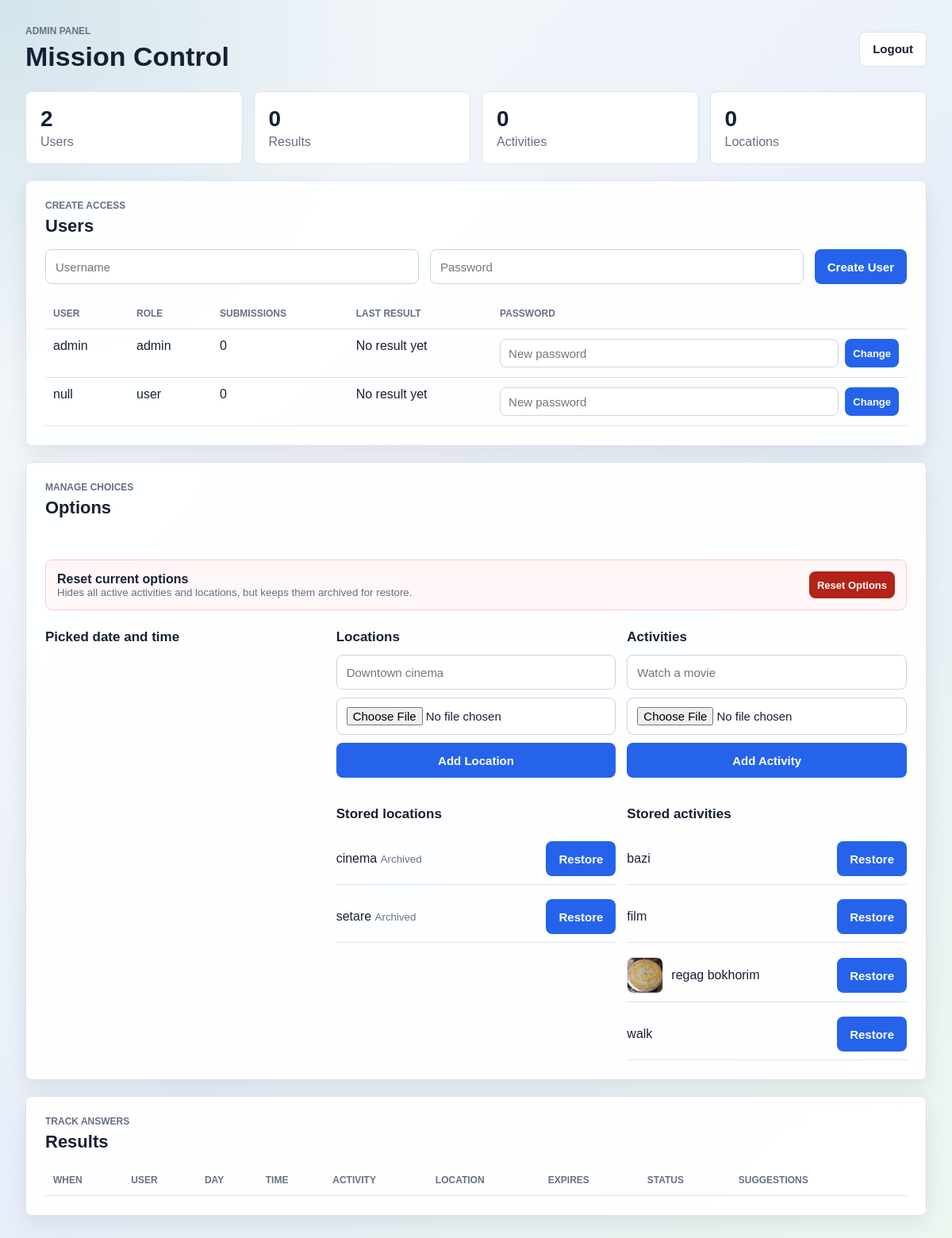
The page /admin (signed in) on the database its author committed.
### tables this page shows
CREATE TABLE users(
        id INTEGER PRIMARY KEY AUTOINCREMENT,
        username TEXT UNIQUE,
        password TEXT,
        role TEXT
    );

CREATE TABLE locations(
        id INTEGER PRIMARY KEY AUTOINCREMENT,
        title TEXT NOT NULL,
        active INTEGER DEFAULT 1
    , image_path TEXT);

CREATE TABLE activities(
        id INTEGER PRIMARY KEY AUTOINCREMENT,
        title TEXT NOT NULL,
        location_id INTEGER,
        active INTEGER DEFAULT 1, image_path TEXT,
        FOREIGN KEY(location_id) REFERENCES locations(id)
    );

### main.py (the view)
@app.get("/admin")
async def admin(request: Request):
    if request.session.get("role") != "admin":
        return RedirectResponse(
            url="/",
            status_code=302
        )
    cleanup_expired_submissions()
    conn = get_connection()
    cur = conn.cursor()
    users = cur.execute(
        """
        SELECT
            users.*,
            COUNT(submissions.id) AS submission_count,
            MAX(submissions.created_at) AS last_submission_at
        FROM users
        LEFT JOIN submissions
            ON submissions.username = users.username
        GROUP BY users.id
        ORDER BY users.role, users.username
        """
    ).fetchall()
    submissions = cur.execute(
        """
        SELECT
            submissions.*,
            dates.title AS selected_date,
            activities.title AS selected_activity,
            locations.title AS selected_location
        FROM submissions
        LEFT JOIN dates
            ON dates.id = submissions.date_id
        LEFT JOIN activities
            ON activities.id = submissions.activity_id
        LEFT JOIN locations
            ON locations.id = submissions.location_id
        ORDER BY submissions.id DESC
        """
    ).fetchall()
    date_time_choices = cur.execute(
        """
        SELECT
            COALESCE(
                NULLIF(TRIM(
                    COALESCE(submissions.day_choice, '') || ' ' || COALESCE(submissions.time_choice, '')
                ), ''),
                submissions.date_choice,
                submissions.custom_date
            ) AS title,
            COUNT(submissions.id) AS pick_count
        FROM submissions
        WHERE COALESCE(
            NULLIF(TRIM(
                COALESCE(submissions.day_choice, '') || ' ' || COALESCE(submissions.time_choice, '')
            ), ''),
            submissions.date_choice,
            submissions.custom_date,
            ''
        ) != ''
        GROUP BY COALESCE(
            NULLIF(TRIM(
                COALESCE(submissions.day_choice, '') || ' ' || COALESCE(submissions.time_choice, '')
            ), ''),
            submissions.date_choice,
            submissions.custom_date
        )
        ORDER BY pick_count DESC, title
        """
    ).fetchall()
    locations = cur.execute(
        """
        SELECT
            locations.*,
            COUNT(submissions.id) AS pick_count
        FROM locations
        LEFT JOIN submissions
            ON submissions.location_id = locations.id
        WHERE locations.active = 1
        GROUP BY locations.id
        ORDER BY locations.title
        """
    ).fetchall()
    archived_locations = cur.execute(
        """
        SELECT *
        FROM locations
        WHERE active = 0
        ORDER BY title
        """
    ).fetchall()
    activities = cur.execute(
        """
        SELECT
            activities.*,
            COUNT(submissions.id) AS pick_count
        FROM activities
        LEFT JOIN submissions
            ON submissions.activity_id = activities.id
        WHERE activities.active = 1
        GROUP BY activities.id
        ORDER BY activities.title
        """
    ).fetchall()
    archived_activities = cur.execute(
        """
        SELECT *
        FROM activities
        WHERE active = 0
        ORDER BY title
        """
    ).fetchall()
    stats = {
        "users": len(users),
        "submissions": len(submissions),
        "activities": len(activities),
        "locations": len(locations)
    }
    conn.close()
    return templates.TemplateResponse(
        request=request,
        name="admin.html",
        context={
            "title": SITE_TITLE,
            "users": users,
            "submissions": submissions,
            "date_time_choices": date_time_choices,
            "activities": activities,
            "locations": locations,
            "archived_activities": archived_activities,
            "archived_locations": archived_locations,
            "stats": stats
        }
    )

### templates/admin.html (shortened to what this page needs)
<!DOCTYPE html>
<html>
<head>
    <link rel="stylesheet" href="/static/css/style.css">
</head>
<body class="app-body">
<main class="shell wide">
    <header class="topbar">
        <div>
            <p class="eyebrow">Admin panel</p>
            <h1>Mission Control</h1>
        </div>
        <a class="button secondary" href="/logout">Logout</a>
    </header>
    <section class="stats-grid">
        <div class="stat">
            <span>{{ stats.users }}</span>
            <p>Users</p>
        </div>
        <div class="stat">
            <span>{{ stats.submissions }}</span>
            <p>Results</p>
        </div>
        <div class="stat">
            <span>{{ stats.activities }}</span>
            <p>Activities</p>
        </div>
        <div class="stat">
            <span>{{ stats.locations }}</span>
            <p>Locations</p>
        </div>
    </section>
    <section class="panel">
        <div class="section-heading">
            <p class="eyebrow">Create access</p>
            <h2>Users</h2>
        </div>
        <form class="inline-form" action="/admin/create-user" method="POST">
            <input name="username" placeholder="Username">
            <input name="password" type="password" placeholder="Password">
            <button>Create User</button>
        </form>
        <div class="table-wrap">
            <table>
                <thead>
                    <tr>
                        <th>User</th>
                        <th>Role</th>
                        <th>Submissions</th>
                        <th>Last result</th>
                        <th>Password</th>
                    </tr>
                </thead>
                <tbody>
                    {% for user in users %}
                    <tr>
                        <td>{{ user.username }}</td>
                        <td>{{ user.role }}</td>
                        <td>{{ user.submission_count }}</td>
                        <td>{{ user.last_submission_at or "No result yet" }}</td>
                        <td>
                            <form class="password-form" action="/admin/change-password" method="POST">
                                <input name="password" type="password" placeholder="New password">
                                <button>Change</button>
                            </form>
                        </td>
                    </tr>
                    {% endfor %}
                </tbody>
            </table>
        </div>
    </section>
    <section class="panel stack">
        <div class="section-heading">
            <p class="eyebrow">Manage choices</p>
            <h2>Options</h2>
        </div>
        <form class="reset-form" action="/admin/reset-options" method="POST">
            <div>
                <strong>Reset current options</strong>
                <small>Hides all active activities and locations, but keeps them archived for restore.</small>
            </div>
            <button class="danger-button">Reset Options</button>
        </form>
        <div class="admin-grid">
            <div>
                <h3>Picked date and time</h3>
            </div>
            <div>
                <h3>Locations</h3>
                <form class="stacked-form" action="/admin/create-location" method="POST" enctype="multipart/form-data">
                    <input name="title" placeholder="Downtown cinema">
                    <input name="image" type="file" accept="image/*">
                    <button>Add Location</button>
                </form>
                <h3 class="subheading">Stored locations</h3>
                <ul class="list">
                    {% for item in archived_locations %}
                    <li>
                        <div class="option-admin-row">
                            <div>
                                <span>{{ item.title }}</span>
                                <small>Archived</small>
                            </div>
                        </div>
                        <form action="/admin/restore-option" method="POST">
                            <button>Restore</button>
                        </form>
                    </li>
                    {% endfor %}
                </ul>
            </div>
            <div>
                <h3>Activities</h3>
                <form class="stacked-form" action="/admin/create-activity" method="POST" enctype="multipart/form-data">
                    <input name="title" placeholder="Watch a movie">
                    <input name="image" type="file" accept="image/*">
                    <button>Add Activity</button>
                </form>
                <h3 class="subheading">Stored activities</h3>
                <ul class="list">
                    {% for item in archived_activities %}
                    <li>
                        <div class="option-admin-row">
                            {% if item.image_path %}
                            <img class="thumb" src="{{ item.image_path }}" alt="">
                            {% endif %}
                            <span>{{ item.title }}</span>
                        </div>
                        <form action="/admin/restore-option" method="POST">
                            <button>Restore</button>
                        </form>
                    </li>
                    {% endfor %}
                </ul>
            </div>
        </div>
    </section>
    <section class="panel">
        <div class="section-heading">
            <p class="eyebrow">Track answers</p>
            <h2>Results</h2>
        </div>
        <div class="table-wrap">
            <table>
                <thead>
                    <tr>
                        <th>When</th>
                        <th>User</th>
                        <th>Day</th>
                        <th>Time</th>
                        <th>Activity</th>
                        <th>Location</th>
                        <th>Expires</th>
                        <th>Status</th>
                        <th>Suggestions</th>
                        <th></th>
                    </tr>
                </thead>
            </table>
        </div>
    </section>
</main>
</body>
</html>

### static/css/style.css (style rules this page uses)
:root { --bg:#111827; --panel:#ffffff; --panel-soft:#f8fafc; --text:#172033; --muted:#667085; --line:#d9e2ec; --brand:#2563eb; --brand-dark:#1d4ed8; --accent:#0f766e; --danger:#b42318; }
* { box-sizing:border-box; }
body { margin:0; min-height:100vh; font-family:Arial, Helvetica, sans-serif; color:var(--text); background: radial-gradient(circle at top left, rgba(14, 116, 144, .16), transparent 32rem), linear-gradient(135deg, #f8fafc, #e7eef8 58%, #eef6f0); }
.app-body { display:block; padding:32px; }
.shell { width:min(920px, 100%); margin:0 auto; }
.shell.wide { width:min(1180px, 100%); }
.topbar { display:flex; justify-content:space-between; align-items:center; gap:20px; margin-bottom:24px; }
h1, h2, h3, p { margin-top:0; }
h1 { margin-bottom:0; font-size:34px; letter-spacing:0; }
h2 { margin-bottom:12px; font-size:22px; letter-spacing:0; }
h3 { margin-bottom:12px; font-size:17px; letter-spacing:0; }
.subtitle, .eyebrow, small { color:var(--muted); }
.eyebrow { margin-bottom:6px; text-transform:uppercase; font-size:12px; font-weight:700; letter-spacing:0; }
.panel { margin-bottom:20px; padding:24px; border:1px solid var(--line); border-radius:8px; background:rgba(255, 255, 255, .92); box-shadow:0 10px 28px rgba(15, 23, 42, 0.08); backdrop-filter:blur(14px); }
.stack { display:grid; gap:24px; }
.section-heading { margin-bottom:16px; }
.stats-grid, .admin-grid, .option-grid, .form-row, .inline-form { display:grid; gap:14px; }
.stats-grid { grid-template-columns:repeat(4, minmax(0, 1fr)); margin-bottom:20px; }
.stat { padding:18px; border:1px solid var(--line); border-radius:8px; background:var(--panel); }
.stat span { display:block; margin-bottom:4px; font-size:28px; font-weight:700; }
.stat p { margin-bottom:0; color:var(--muted); }
.admin-grid { grid-template-columns:repeat(3, minmax(0, 1fr)); }
.form-row, .inline-form { grid-template-columns:repeat(2, minmax(0, 1fr)); }
.inline-form { grid-template-columns:1fr 1fr auto; align-items:end; margin-bottom:18px; }
input, select { width:100%; min-height:44px; padding:11px 12px; border:1px solid #cbd5e1; border-radius:8px; background:white; color:var(--text); font-size:15px; }
button, .button { display:inline-flex; justify-content:center; align-items:center; min-height:44px; padding:11px 16px; border:0; border-radius:8px; background:var(--brand); color:white; font-size:15px; font-weight:700; text-decoration:none; cursor:pointer; }
.secondary { border:1px solid var(--line); background:white; color:var(--text); }
.subheading { margin-top:22px; }
.list { display:grid; gap:8px; margin:14px 0 0; padding:0; list-style:none; }
.list li { display:flex; justify-content:space-between; align-items:center; gap:12px; padding:10px 0; border-bottom:1px solid var(--line); }
.list form { margin:0; }
.danger-button { min-height:34px; padding:7px 10px; background:var(--danger); font-size:13px; }
.reset-form { display:flex; justify-content:space-between; align-items:center; gap:16px; padding:14px; border:1px solid #fecaca; border-radius:8px; background:#fff7f7; }
.reset-form strong, .reset-form small { display:block; }
.stacked-form { display:grid; gap:10px; }
.option-admin-row { display:flex; align-items:center; gap:10px; }
.thumb { width:46px; height:46px; flex:0 0 auto; border-radius:8px; object-fit:cover; border:1px solid var(--line); }
.password-form { display:grid; grid-template-columns:minmax(150px, 1fr) auto; gap:8px; min-width:260px; }
.password-form input { min-height:36px; padding:8px 10px; }
.password-form button { min-height:36px; padding:8px 10px; font-size:13px; }
.table-wrap { width:100%; overflow-x:auto; }
table { width:100%; border-collapse:collapse; min-width:900px; }
th, td { padding:12px 10px; border-bottom:1px solid var(--line); text-align:left; vertical-align:top; }
th { color:var(--muted); font-size:12px; text-transform:uppercase; letter-spacing:0; }
a { color:var(--brand); }

### rows shown on the page
users: username "admin", role "admin", submission_count "0", last_submission_at "No result yet"
users: username "null", role "user", submission_count "0", last_submission_at "No result yet"
locations: title "cinema"
locations: title "setare"
activities: title "bazi"
activities: title "film"
activities: image_path (picture), title "regag bokhorim"
activities: title "walk"

### other values the page prints
{{ stats.users }} "2"
{{ stats.submissions }} "0"
{{ stats.activities }} "0"
{{ stats.locations }} "0"
